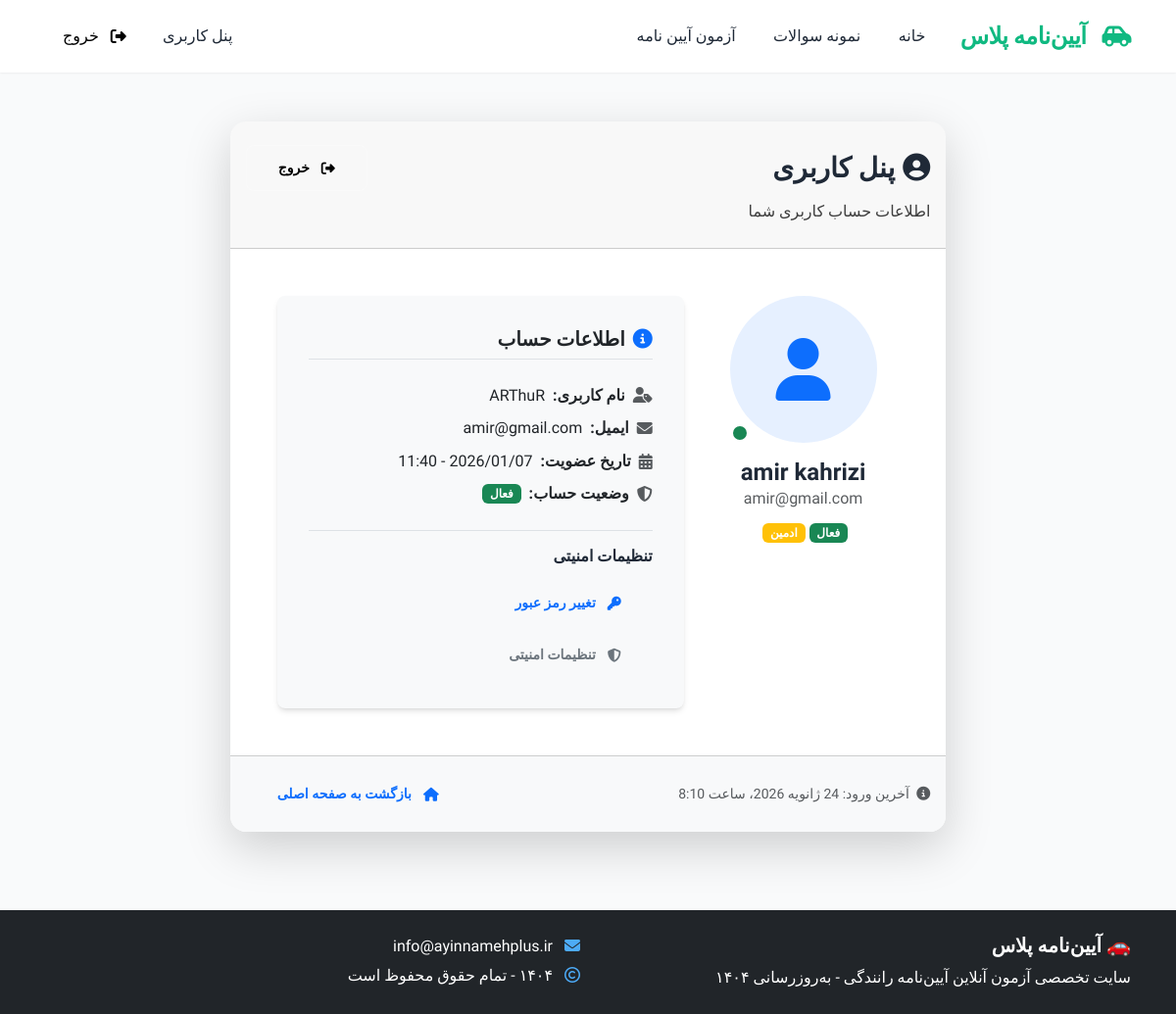
Page /account/panel/ (signed in) on the committed database.
### account_module/models.py (models this page shows, shortened)
class User(AbstractUser):
    email = models.EmailField(null=True, blank=True, verbose_name='ایمیل')
    phone_number = models.CharField(max_length=11, unique=True, verbose_name='شماره موبایل')
    is_verified = models.BooleanField(default=False, verbose_name='تایید شده')
    exam_attempts = models.PositiveIntegerField(default=0, verbose_name='تعداد آزمون‌های رایگان امروز')
    last_attempt_date = models.DateField(null=True, blank=True, verbose_name='تاریخ آخرین آزمون')
    has_paid_for_exam = models.BooleanField(default=False, verbose_name='آیا برای آزمون پرداخت کرده است؟')
    username = models.CharField(max_length=150, unique=True, null=True, blank=True, verbose_name='نام کاربری')
    USERNAME_FIELD = 'phone_number'
    REQUIRED_FIELDS = ['first_name', 'last_name']
    objects = UserManager()
    class Meta:
        verbose_name = 'کاربر'
        verbose_name_plural = 'کاربران'

### account_module/views.py (the view)
# urls.py: path('panel/', views.user_panel_view, name='user_panel_page'),
def user_panel_view(request):
    if not request.user.is_authenticated:
        return redirect('sign_in_page')
    context = {
        'user': request.user,
        'full_name': request.user.get_full_name() or request.user.email,
        'email': request.user.email,
        'is_active': 'فعال' if request.user.is_active else 'غیرفعال',
        'is_staff': 'ادمین' if request.user.is_staff else 'کاربر عادی',
        'date_joined': request.user.date_joined.strftime('%Y/%m/%d - %H:%M')
    }
    return render(request, 'account_module/user_panel.html', context)

### account_module/templates/account_module/user_panel.html (shortened to what this page needs)
{% extends 'shared/_layout.html' %}
{% load static %}
{% block content %}
    <div class="user-panel-page">
        <div class="container py-5">
            <div class="row justify-content-center">
                <div class="col-md-10 col-lg-8">
                    <div class="card border-0 shadow-lg rounded-4 overflow-hidden">
                        <div class="card-header bg-gradient-primary text-white py-4">
                            <div class="d-flex justify-content-between align-items-center">
                                <h3 class="fw-bold mb-0">
                                    <i class="fas fa-user-circle me-2"></i>پنل کاربری
                                </h3>
                                <a href="{% url 'log_out_page' %}" class="btn btn-outline-light btn-sm">
                                    <i class="fas fa-sign-out-alt me-1"></i>خروج
                                </a>
                            </div>
                            <p style="color: black" class="mb-0 mt-2 opacity-75">اطلاعات حساب کاربری شما</p>
                        </div>
                        <div class="card-body p-4 p-md-5">
                            <div class="row">
                                <div class="col-md-4 text-center mb-4 mb-md-0">
                                    <div class="position-relative d-inline-block">
                                        <div class="user-avatar bg-primary bg-opacity-10 d-flex align-items-center justify-content-center rounded-circle" style="width: 150px; height: 150px; font-size: 4rem;">
                                            <i class="fas fa-user text-primary"></i>
                                        </div>
                                        <span class="position-absolute bottom-0 end-0 bg-success rounded-circle border border-3 border-white" style="width: 20px; height: 20px;"></span>
                                    </div>
                                    <h4 class="mt-3 mb-0">{{ full_name }}</h4>
                                    <p class="text-muted mb-0">{{ email }}</p>
                                    <div class="mt-2">
                                        <span class="badge bg-{{ user.is_active|yesno:'success,secondary' }}">
                                            {{ is_active }}
                                        </span>
                                        <span class="badge bg-{{ user.is_staff|yesno:'warning,info' }} me-1">
                                            {{ is_staff }}
                                        </span>
                                    </div>
                                </div>
                                <div class="col-md-8">
                                    <div class="card bg-light border-0 rounded-3 h-100">
                                        <div class="card-body">
                                            <h5 class="card-title border-bottom pb-2 mb-4">
                                                <i class="fas fa-info-circle text-primary me-2"></i>اطلاعات حساب
                                            </h5>
                                            <div class="mb-3">
                                                <div class="d-flex align-items-center mb-2">
                                                    <i class="fas fa-user-tag text-muted me-2"></i>
                                                    <span class="fw-bold me-2">نام کاربری:</span>
                                                    <span>{{ user.username }}</span>
                                                </div>
                                                <div class="d-flex align-items-center mb-2">
                                                    <i class="fas fa-envelope text-muted me-2"></i>
                                                    <span class="fw-bold me-2">ایمیل:</span>
                                                    <span>{{ user.email }}</span>
                                                </div>
                                                <div class="d-flex align-items-center mb-2">
                                                    <i class="fas fa-calendar-alt text-muted me-2"></i>
                                                    <span class="fw-bold me-2">تاریخ عضویت:</span>
                                                    <span>{{ date_joined }}</span>
                                                </div>
                                                <div class="d-flex align-items-center">
                                                    <i class="fas fa-shield-alt text-muted me-2"></i>
                                                    <span class="fw-bold me-2">وضعیت حساب:</span>
                                                    <span class="badge bg-{{ user.is_active|yesno:'success,danger' }}">
                                                        {{ is_active }}
                                                    </span>
                                                </div>
                                            </div>
                                            <div class="mt-4 pt-3 border-top">
                                                <h6 class="mb-3">تنظیمات امنیتی</h6>
                                                <div class="d-flex flex-wrap gap-2">
                                                    <a href="#" class="btn btn-outline-primary btn-sm">
                                                        <i class="fas fa-key me-1"></i>تغییر رمز عبور
                                                    </a>
                                                    <a href="#" class="btn btn-outline-secondary btn-sm">
                                                        <i class="fas fa-shield-alt me-1"></i>تنظیمات امنیتی
                                                    </a>
                                                </div>
                                            </div>
                                        </div>
                                    </div>
                                </div>
                            </div>
                        </div>
                        <div class="card-footer bg-light py-3">
                            <div class="d-flex justify-content-between align-items-center">
                                <small class="text-muted">
                                    <i class="fas fa-info-circle me-1"></i>
                                    آخرین ورود: {{ user.last_login|default:'اولین ورود' }}
                                </small>
                                <a href="{% url 'first_page' %}" class="btn btn-sm btn-outline-primary">
                                    <i class="fas fa-home me-1"></i>بازگشت به صفحه اصلی
                                </a>
                            </div>
                        </div>
                    </div>
                </div>
            </div>
        </div>
    </div>
{% endblock %}

### static/css/style.css (style rules this page uses)
:root { --primary: #10B981; --primary-dark: #059669; --secondary: #3B82F6; --dark: #1F2937; --light: #F9FAFB; --gray: #6B7280; --light-gray: #E5E7EB; --danger: #EF4444; --warning: #F59E0B; --success: #10B981; --shadow-sm: 0 1px 2px 0 rgb(0 0 0 / 0.05); --shadow: 0 4px 6px -1px rgb(0 0 0 / 0.1), 0 2px 4px -2px rgb(0 0 0 / 0.1); --shadow-lg: 0 10px 15px -3px rgb(0 0 0 / 0.1), 0 4px 6px -4px rgb(0 0 0 / 0.1); --shadow-xl: 0 20px 25px -5px rgb(0 0 0 / 0.1), 0 8px 10px -6px rgb(0 0 0 / 0.1); --border-radius: 0.75rem; --transition: all 0.3s cubic-bezier(0.4, 0, 0.2, 1); }
* { margin: 0; padding: 0; box-sizing: border-box; -webkit-tap-highlight-color: transparent; }
html { font-size: 16px; scroll-behavior: smooth; -webkit-text-size-adjust: 100%; -webkit-font-smoothing: antialiased; -moz-osx-font-smoothing: grayscale; }
body { font-family: 'Vazirmatn', sans-serif; color: var(--dark); line-height: 1.6; background-color: var(--light); overflow-x: hidden; min-height: 100vh; display: flex; flex-direction: column; padding-top: 76px; }
h1, h2, h3, h4, h5, h6 { font-weight: 800; line-height: 1.2; margin-bottom: 1rem; color: var(--dark); }
h3 { font-size: 1.75rem; }
h4 { font-size: 1.5rem; }
p { margin-bottom: 1.5rem; }
.container { width: 100%; padding-right: 1rem; padding-left: 1rem; margin-right: auto; margin-left: auto; }
.btn { padding: 0.75rem 2rem; border-radius: 0.5rem; font-weight: 600; transition: var(--transition); border: none; cursor: pointer; display: inline-flex; align-items: center; justify-content: center; gap: 0.5rem; text-decoration: none; }
.card { background: white; border-radius: var(--border-radius); box-shadow: var(--shadow); overflow: hidden; transition: var(--transition); height: 100%; border: none; }
.card-body { padding: 2rem; }
@media (min-width: 768px) { .container { max-width: 720px; } }
@media (min-width: 992px) { .container { max-width: 960px; } }
@media (min-width: 1200px) { .container { max-width: 1140px; } }

### static/css/header_footer.css (style rules this page uses)
.btn-outline-light { background: transparent; border: 1px solid rgba(255, 255, 255, 0.2); color: #000000; }
html { scroll-behavior: smooth; }

### templates/shared/_layout.html (style rules this page uses)
html, body { height: 100%; margin: 0; }
body { display: flex; flex-direction: column; min-height: 100vh; padding-top: 76px; }

### account_module/templates/account_module/user_panel.html (style rules this page uses)
.user-avatar { transition: all 0.3s ease; }
.card { transition: transform 0.3s ease, box-shadow 0.3s ease; }

### rows in the picture
User: email "amir@gmail.com", username "ARThuR", last_login "24 ژانویه 2026، ساعت 8:10"

### other values in the picture
{{ full_name }} "amir kahrizi"
{{ is_active }} "فعال"
{{ is_staff }} "ادمین"
{{ date_joined }} "2026/01/07 - 11:40"
